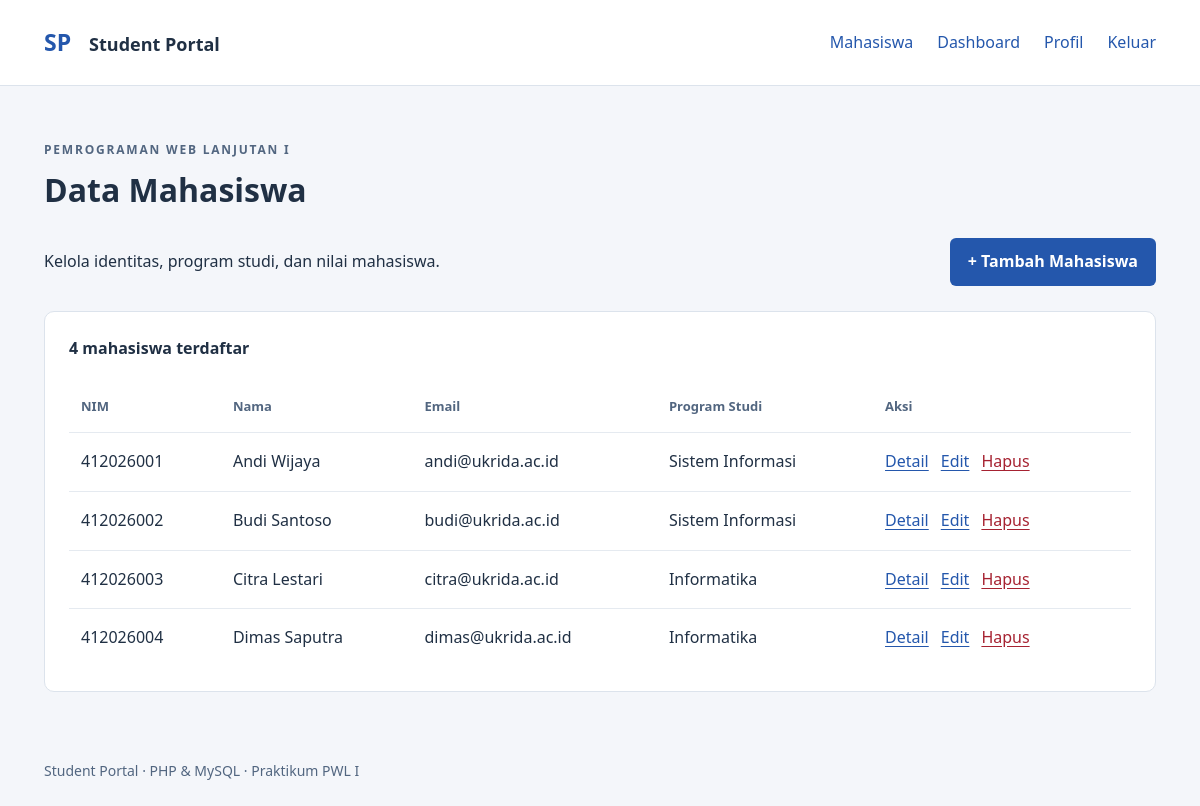
The page / (signed in) on the database its author committed.
### tables this page shows
CREATE TABLE mahasiswa (
    id INT AUTO_INCREMENT PRIMARY KEY,
    nim VARCHAR(20) NOT NULL UNIQUE,
    nama VARCHAR(100) NOT NULL,
    email VARCHAR(100) NOT NULL UNIQUE,
    password VARCHAR(255) NOT NULL,
    id_prodi INT NOT NULL,
    nilai_tugas DECIMAL(5,2) NOT NULL DEFAULT 0 CHECK (nilai_tugas BETWEEN 0 AND 100),
    nilai_uts DECIMAL(5,2) NOT NULL DEFAULT 0 CHECK (nilai_uts BETWEEN 0 AND 100),
    nilai_uas DECIMAL(5,2) NOT NULL DEFAULT 0 CHECK (nilai_uas BETWEEN 0 AND 100),
    kehadiran INT NOT NULL DEFAULT 0 CHECK (kehadiran BETWEEN 0 AND 100),
    FOREIGN KEY (id_prodi) REFERENCES program_studi(id_prodi) ON DELETE RESTRICT
);

CREATE TABLE program_studi (
    id_prodi INT AUTO_INCREMENT PRIMARY KEY,
    nama_prodi VARCHAR(100) NOT NULL UNIQUE
);

### functions.php (called while the page is built, shortened)
<?php
function queryMahasiswa($conn, $condition = '', $value = null) {
    $sql = 'SELECT m.*, p.nama_prodi FROM mahasiswa m JOIN program_studi p ON m.id_prodi = p.id_prodi';
    return $conn->query($sql . ' ORDER BY m.nama ASC');
}
function e($value) {
    return htmlspecialchars((string) $value, ENT_QUOTES | ENT_SUBSTITUTE, 'UTF-8');
}

### index.php (the view, shortened to what this page needs)
<?php
require_once __DIR__ . '/includes/bootstrap.php';
$result = queryMahasiswa($conn);
$title = 'Data Mahasiswa';
require __DIR__ . '/includes/header.php';
?>
<div class="toolbar"><p>Kelola identitas, program studi, dan nilai mahasiswa.</p><a class="button" href="tambah.php">+ Tambah Mahasiswa</a></div>
<div class="panel table-scroll">
<table><caption><?= $result->num_rows ?> mahasiswa terdaftar</caption><thead><tr><th scope="col">NIM</th><th scope="col">Nama</th><th scope="col">Email</th><th scope="col">Program Studi</th><th scope="col">Aksi</th></tr></thead><tbody>
<?php while ($row = $result->fetch_assoc()): ?>
<tr><td><?= e($row['nim']) ?></td><td><?= e($row['nama']) ?></td><td><?= e($row['email']) ?></td><td><?= e($row['nama_prodi']) ?></td><td class="actions"><a href="detail.php?id=<?= (int) $row['id'] ?>">Detail</a><a href="edit.php?id=<?= (int) $row['id'] ?>">Edit</a><a class="danger-link" href="hapus.php?id=<?= (int) $row['id'] ?>">Hapus</a></td></tr>
<?php endwhile; ?>
</tbody></table></div>
<?php require __DIR__ . '/includes/footer.php'; ?>

### includes/header.php (shortened to what this page needs)
<!DOCTYPE html>
<html lang="id">
<head>
<link rel="stylesheet" href="assets/style.css">
</head>
<body>
<header><div class="wrap nav"><a class="brand" href="index.php">SP <span>Student Portal</span></a>
<?php if (($_SESSION['isLogin'] ?? false) === true): ?>
<nav aria-label="Navigasi utama"><a href="index.php">Mahasiswa</a><a href="dashboard.php">Dashboard</a><a href="profile.php">Profil</a><a href="logout.php">Keluar</a></nav>
<?php endif; ?></div></header>
<main class="wrap"><p class="eyebrow">PEMROGRAMAN WEB LANJUTAN I</p>
<h1><?= e($title ?? 'Student Portal') ?></h1>

### includes/footer.php
</main><footer class="wrap">Student Portal · PHP &amp; MySQL · Praktikum PWL I</footer></body></html>

### assets/style.css (style rules this page uses)
:root { font-family:system-ui,-apple-system,sans-serif;color:#203044;background:#f4f6fa;line-height:1.6;font-size:16px }
* { box-sizing:border-box }
body { margin:0 }
a { color:#2457ac;text-underline-offset:3px }
header { background:#fff;border-bottom:1px solid #dce3ec }
.wrap { max-width:1160px;margin:auto;padding:24px }
.nav,.toolbar { display:flex;align-items:center;justify-content:space-between;gap:24px }
.brand { text-decoration:none;font-weight:800;font-size:23px }
.brand span { font-weight:600;margin-left:12px;color:#203044;font-size:18px }
nav { display:flex;gap:24px;flex-wrap:wrap }
nav a { text-decoration:none }
main { min-height:70vh }
.eyebrow { font-size:12px;font-weight:700;letter-spacing:.15em;color:#526680;margin-top:30px }
h1 { font-size:32px;line-height:1.2;margin:12px 0 24px }
.panel { background:white;border:1px solid #dce3ec;border-radius:10px;padding:24px;margin:20px 0 }
.table-scroll { overflow-x:auto }
table { width:100%;border-collapse:collapse;text-align:left }
caption { text-align:left;font-weight:600;padding-bottom:18px }
th { color:#526680;font-size:13px }
th,td { padding:16px 12px;border-bottom:1px solid #e5eaf0 }
tr:last-child td { border-bottom:0 }
.actions { white-space:nowrap }
.actions a { margin-right:12px }
button,.button { display:inline-block;background:#2457ac;color:#fff;padding:11px 18px;border:0;border-radius:6px;font:inherit;font-weight:600;text-decoration:none;cursor:pointer }
.danger-link { color:#a62231 }
.hint,footer { font-size:14px;color:#526680 }

### rows shown on the page
mahasiswa: nim "412026001", nama "Andi Wijaya", email "andi@ukrida.ac.id", id_prodi.nama_prodi "Sistem Informasi"
mahasiswa: nim "412026002", nama "Budi Santoso", email "budi@ukrida.ac.id", id_prodi.nama_prodi "Sistem Informasi"
mahasiswa: nim "412026003", nama "Citra Lestari", email "citra@ukrida.ac.id", id_prodi.nama_prodi "Informatika"
mahasiswa: nim "412026004", nama "Dimas Saputra", email "dimas@ukrida.ac.id", id_prodi.nama_prodi "Informatika"

### other values the page prints
$title "Data Mahasiswa"
$result->num_rows "4"
